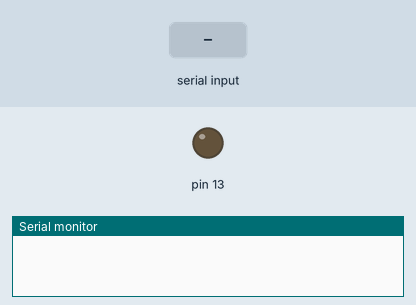
Simulated run of this sketch. Board: Arduino Uno, built with avr-gcc and run on an emulated ATmega328P. Parts: output pins drawn as LEDs (lit = HIGH), the last lines printed to the serial monitor. The test bench sets the inputs (shaded band).

Above: at 1.2 s.
1.3 s: "h" received over Serial
At 2.1 s:
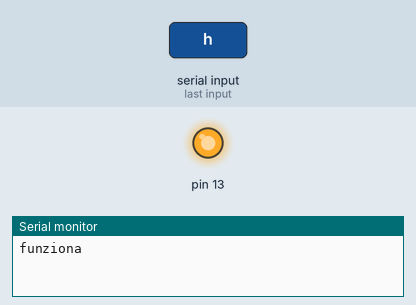
2.9 s: "l" received over Serial
At 3.4 s:
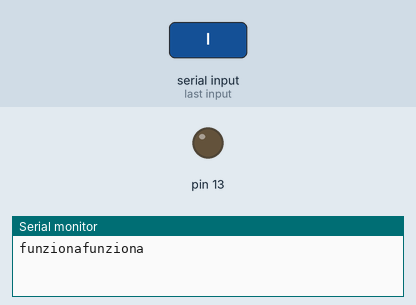
Timing chart, 0 to 5.9 s (numbered marks = the images above; inputs shaded):
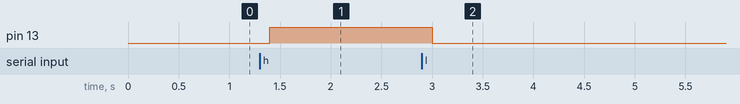

The sketch:

arduino_uno.ino
```cpp
void setup() {
  Serial.begin(115200);
 pinMode (13, OUTPUT) ;
 digitalWrite(13, LOW);
}

void loop() {
  if (Serial.available())
  {
    char a = Serial.read();
    delay(100);
   Serial.write("funziona");

     if (a =='h') {
 digitalWrite(13, HIGH);
  delay(100);
 }
      if (a =='l') {
 digitalWrite(13, LOW);
  delay(100);
 }

  }

delay(50);
}
```

Measured:
- after the input at 1.3 s, pin 13: LOW → HIGH after 0.10 s
- after the input at 2.9 s, pin 13: HIGH → LOW after 0.10 s
